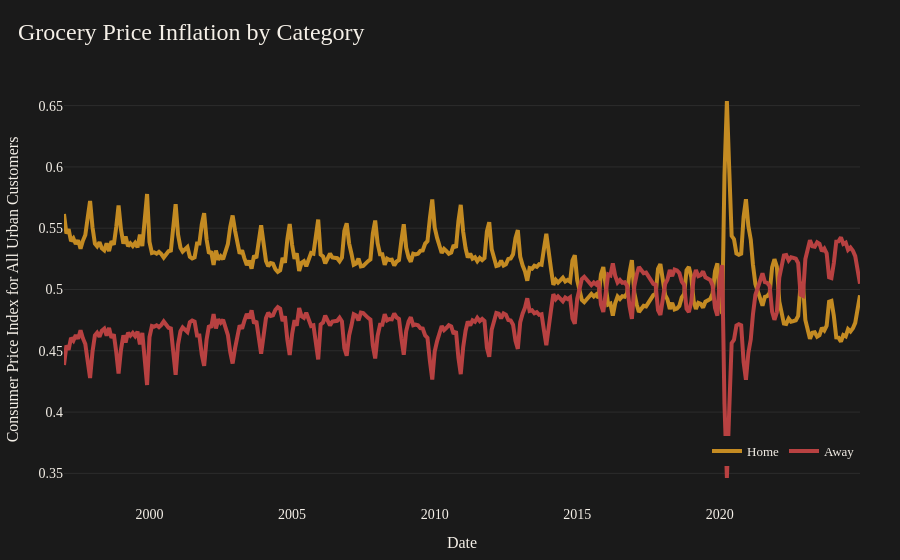

The code cell stored with this chart in its notebook:
### Code cell
# line chart of grocery category cpis 

# data 
x = sales_by_outlet_clean["date"]
sales_by_outlet_clean['total_food_at_home'] = sales_by_outlet_clean['total_food_at_home'].astype(str).str.replace(',', '', regex=False).astype(float)
sales_by_outlet_clean['total_food_away'] = sales_by_outlet_clean['total_food_away'].astype(str).str.replace(',', '', regex=False).astype(float)
sales_by_outlet_clean['total_overall'] = sales_by_outlet_clean['total_overall'].astype(str).str.replace(',', '', regex=False).astype(float)
total_home_percent = sales_by_outlet_clean['total_food_at_home']/sales_by_outlet_clean['total_overall']
total_away_percent = sales_by_outlet_clean['total_food_away']/sales_by_outlet_clean['total_overall']

# figure
fig = go.Figure()

# line plot 
fig.add_trace(
    go.Scatter(
        x=x,
        y=total_home_percent,
        mode="lines",
        name="Home",
        line=dict(
            color="#c48b22",
            width=4
        ),
        hovertemplate=
        "Home: %{y:.3f}<extra></extra>",
    )
)
fig.add_trace(
    go.Scatter(
        x=x,
        y=total_away_percent,
        mode="lines",
        name="Away",
        line=dict(
            color="#b84141",
            width=4
        ),
        hovertemplate=
        "Away: %{y:.3f}<extra></extra>"
    )
)

# title and layout 
fig.update_layout(
    template="plotly_dark",

    title=dict(
        text="Grocery Price Inflation by Category",
        x=0.02,
        xanchor="left",
        font=dict(
            family="Playfair Display",
            size=24
        )
    ),

    font=dict(
        family="Source Sans 3",
        color="#f5f0e8",
        size=13
    ),

    paper_bgcolor="#1a1a1a",
    plot_bgcolor="#1a1a1a",

    margin=dict(l=60, r=40, t=80, b=60),

    hovermode="x unified",

    xaxis=dict(
        title="Date",
        showgrid=False,
        tickfont=dict(size=14),
        zeroline=False,
        ticklabelstandoff=5
    ),

    yaxis=dict(
        title="Consumer Price Index for All Urban Customers",
        tickfont=dict(size=14),
        gridcolor="rgba(255,255,255,0.08)",
        zeroline=False
    ),

    legend=dict(
        orientation="h",
        yanchor="top",
        y=0.15,
        xanchor="right",
        x=1
    )
)

fig.show()

### Figure 1 — Plotly figure (JSON) as saved in the notebook; plotly's stock layout.template omitted (floating-point values rounded to 4 significant figures; data arrays with more than 128 entries replaced by an {"elided": "..."} marker saying what was removed)
{"data": [{"hovertemplate": "Home: %{y:.3f}<extra></extra>", "line": {"color": "#c48b22", "width": 4}, "mode": "lines", "name": "Home", "type": "scatter", "x": {"elided": "336 str values"}, "y": {"elided": "336 float values"}}, {"hovertemplate": "Away: %{y:.3f}<extra></extra>", "line": {"color": "#b84141", "width": 4}, "mode": "lines", "name": "Away", "type": "scatter", "x": {"elided": "336 str values"}, "y": {"elided": "336 float values"}}], "layout": {"font": {"color": "#f5f0e8", "family": "Source Sans 3", "size": 13}, "hovermode": "x unified", "legend": {"orientation": "h", "x": 1, "xanchor": "right", "y": 0.15, "yanchor": "top"}, "margin": {"b": 60, "l": 60, "r": 40, "t": 80}, "paper_bgcolor": "#1a1a1a", "plot_bgcolor": "#1a1a1a", "title": {"font": {"family": "Playfair Display", "size": 24}, "text": "Grocery Price Inflation by Category", "x": 0.02, "xanchor": "left"}, "xaxis": {"showgrid": false, "tickfont": {"size": 14}, "ticklabelstandoff": 5, "title": {"text": "Date"}, "zeroline": false}, "yaxis": {"gridcolor": "rgba(255,255,255,0.08)", "tickfont": {"size": 14}, "title": {"text": "Consumer Price Index for All Urban Customers"}, "zeroline": false}}}
